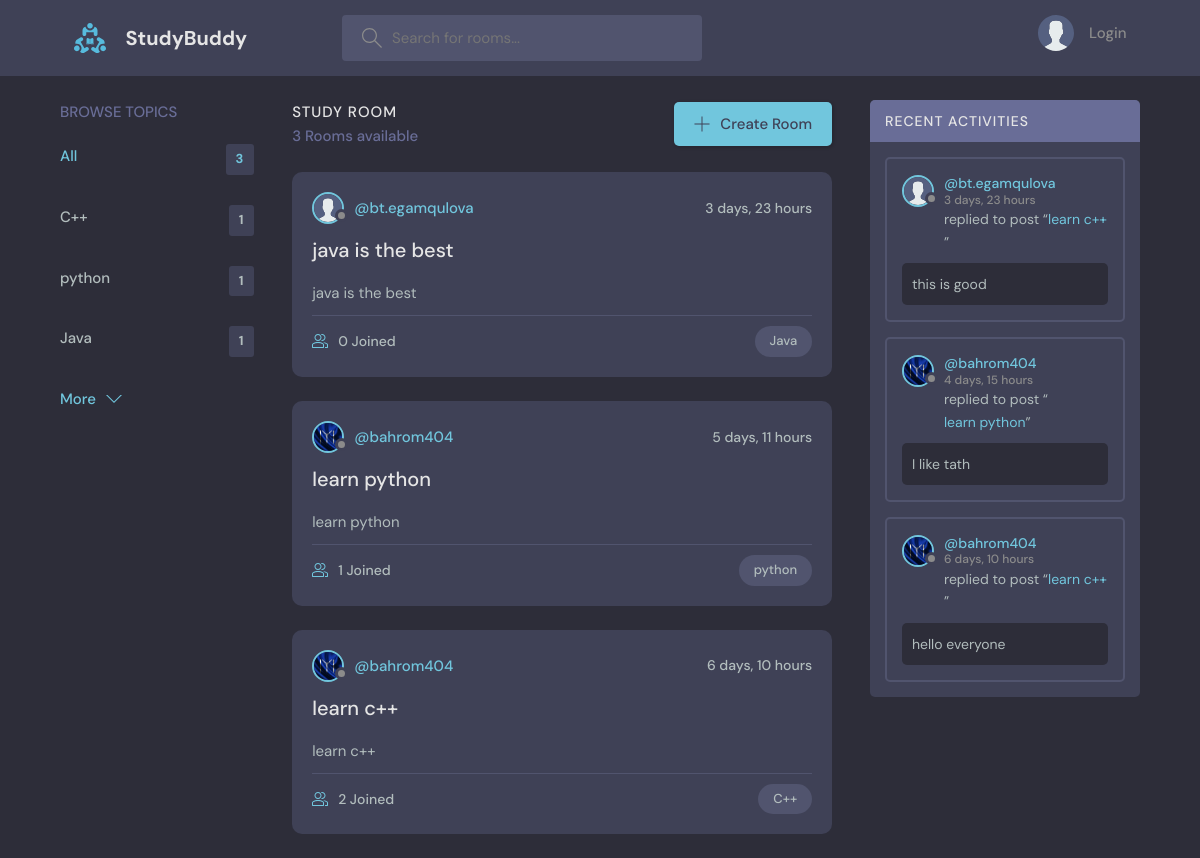
The page / on the database its author committed.
### base/models.py (models this page shows, shortened)
class Topic(models.Model):
    name = models.CharField(max_length=200)

class Room(models.Model):
    host = models.ForeignKey(User, on_delete=models.SET_NULL, null=True)
    topic = models.ForeignKey(Topic, on_delete=models.SET_NULL, null=True)
    name = models.CharField(max_length=200)
    description = models.TextField(null=True, blank=True)
    participants = models.ManyToManyField(User, related_name='participants', blank=True)
    updated = models.DateTimeField(auto_now=True)
    created = models.DateTimeField(auto_now_add=True)
    class Meta:
        ordering = ['-updated', '-created']
    def __str__(self):
        return self.name

class User(AbstractUser):
    name = models.CharField(max_length=200, null=True)
    email = models.EmailField(unique=True, null=True)
    bio = models.TextField(null=True)
    avatar = models.ImageField(null=True, default='avatar.svg')
    USERNAME_FIELD = 'email'
    REQUIRED_FIELDS = []

class Message(models.Model):
    user = models.ForeignKey(User, on_delete=models.CASCADE)
    room = models.ForeignKey(Room, on_delete=models.CASCADE, related_name='message')
    body = models.TextField()
    updated = models.DateTimeField(auto_now=True)
    created = models.DateTimeField(auto_now_add=True)
    class Meta:
        ordering = ['-updated', '-created']
    def __str__(self):
        return self.body[:50]

### base/views.py (the view)
# urls.py: path('', views.home, name='home'),
def home(request):
    q = request.GET.get('q') if request.GET.get('q') != None else ''
    print(q)
    rooms = Room.objects.filter(Q(topic__name__icontains=q) | Q(name__icontains=q) | Q(description__icontains=q))
    topics = Topic.objects.all()[:5]
    room_count = rooms.count()
    room_messages = Message.objects.filter(Q(room__name__icontains=q))
    context = {'rooms': rooms, 'topics': topics, 'room_count': room_count, 'room_messages': room_messages}
    return render(request, 'base/home.html', context)

### base/templates/base/home.html (shortened to what this page needs)
{% extends 'main.html' %}
{% block content %}
<main class="layout layout--3">
  <div class="container">
    {% include 'base/topic_component.html' %}
    <div class="roomList">
      <div class="roomList__header">
        <div>
          <h2>Study Room</h2>
          <p>{{ room_count }} Rooms available</p>
        </div>
        <a class="btn btn--main" href="{% url 'create-room' %}">
          <svg version="1.1" xmlns="http://www.w3.org/2000/svg" width="32" height="32" viewBox="0 0 32 32">
            <title>add</title>
            <path
              d="M16.943 0.943h-1.885v14.115h-14.115v1.885h14.115v14.115h1.885v-14.115h14.115v-1.885h-14.115v-14.115z"
            ></path>
          </svg>
          Create Room
        </a>
      </div>
      {% include 'base/feed_component.html' %}
    </div>
    {% include 'base/activity_component.html' %}
  </div>
</main>
{% endblock content %}

### base/templates/base/topic_component.html
<div class="topics">
    <div class="topics__header">
      <h2>Browse Topics</h2>
    </div>
    <ul class="topics__list">
        <li>
            <a href="{% url 'home' %}" class="active">All <span>{{ topics.count }}</span></a>
        </li>
        {% for topic in topics %}
            <li>
                <a href="{% url 'home' %}?q={{ topic.name }}">{{ topic.name }} <span>{{ topic.room_set.count }}</span></a>
            </li>
        {% endfor %}
    </ul>
    <a class="btn btn--link" href="{% url 'topics' %}">
      More
      <svg version="1.1" xmlns="http://www.w3.org/2000/svg" width="32" height="32" viewBox="0 0 32 32">
        <title>chevron-down</title>
        <path d="M16 21l-13-13h-3l16 16 16-16h-3l-13 13z"></path>
      </svg>
    </a>
</div>

### base/templates/base/feed_component.html (shortened to what this page needs)
{% for room in rooms %}
    <div class="roomListRoom">
    <div class="roomListRoom__header">
        <a href="{% url 'profile' room.host.id %}" class="roomListRoom__author">
        <div class="avatar avatar--small">
            <img src="{{ room.host.avatar.url }}" />
        </div>
        <span>@{{ room.host.username }}</span>
        </a>
        <div class="roomListRoom__actions">
        <span>{{ room.created|timesince }}</span>
        </div>
    </div>
    <div class="roomListRoom__content">
        <a href="{% url 'room' room.id %}">{{ room.name }}</a>
        <p>
        {{ room }}
        </p>
    </div>
    <div class="roomListRoom__meta">
        <a href="room.html" class="roomListRoom__joined">
        {{ room.participants.count }} Joined
        </a>
        <p class="roomListRoom__topic">{{ room.topic.name }}</p>
    </div>
    </div>
{% endfor %}

### base/templates/base/activity_component.html (shortened to what this page needs)
<div class="activities">
    <div class="activities__header">
      <h2>Recent Activities</h2>
    </div>
    {% for room_message in room_messages %}
    <div class="activities__box">
      <div class="activities__boxHeader roomListRoom__header">
        <a href="{% url 'profile' room_message.user.id %}" class="roomListRoom__author">
          <div class="avatar avatar--small">
            <img src="{{ room_message.user.avatar.url }}" />
          </div>
          <p>
            @{{ room_message.user.username }}
            <span>{{ room_message.created|timesince }}</span>
          </p>
        </a>
      </div>
      <div class="activities__boxContent">
        <p>replied to post “<a href="{% url 'room' room_message.room.pk %}">{{ room_message.room }}</a>”</p>
        <div class="activities__boxRoomContent">
          {{ room_message }}
        </div>
      </div>
    </div>
    {% endfor %}
</div>

### rows shown on the page
Topic: name "C++", room_set.count "1"
Topic: name "python", room_set.count "1"
Topic: name "Java", room_set.count "1"
Room: host.avatar (placeholder picture), host.username "bt.egamqulova", created "3 days, 23 hours", name "java is the best", participants.count "0", topic.name "Java"
Room: host.avatar (picture), host.username "bahrom404", created "5 days, 11 hours", name "learn python", participants.count "1", topic.name "python"
Room: host.avatar (picture), host.username "bahrom404", created "6 days, 10 hours", name "learn c++", participants.count "2", topic.name "C++"
Message: user.avatar (placeholder picture), user.username "bt.egamqulova", created "3 days, 23 hours", room "learn c++", body "this is good"
Message: user.avatar (picture), user.username "bahrom404", created "4 days, 15 hours", room "learn python", body "I like tath"
Message: user.avatar (picture), user.username "bahrom404", created "6 days, 10 hours", room "learn c++", body "hello everyone"

### other values the page prints
{{ topics.count }} "3"
{{ room_count }} "3"
